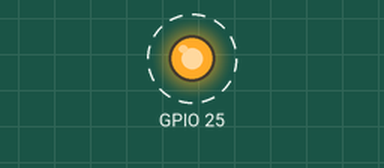
This sketch was run on a simulated ESP32. Parts: output pins drawn as LEDs (lit = HIGH). Dashed ring = blinking.

Above: at 0.5 s.
Timing chart, 0 to 4.6 s (numbered marks = the images above):
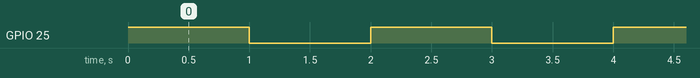

Measured:
- by itself, GPIO 25: alternates HIGH for 1.0 s and LOW for 1.0 s

The sketch:

ch2_9_1.ino
```cpp
//Generated Date: Sat, 08 Jun 2024 00:08:14 GMT


void setup()
{

}

void loop()
{
  pinMode(25, OUTPUT);
  digitalWrite(25, HIGH);
  delay(1000);
  pinMode(25, OUTPUT);
  digitalWrite(25, LOW);
  delay(1000);
}
```
